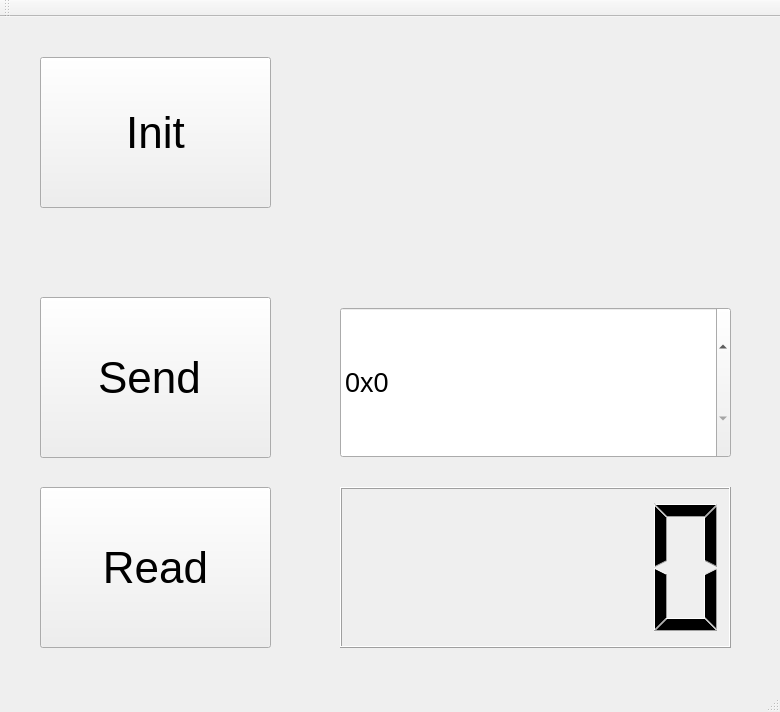
<?xml version="1.0" encoding="UTF-8"?>
<ui version="4.0">
 <class>MainWindow</class>
 <widget class="QMainWindow" name="MainWindow">
  <property name="geometry">
   <rect>
    <x>0</x>
    <y>0</y>
    <width>780</width>
    <height>712</height>
   </rect>
  </property>
  <property name="minimumSize">
   <size>
    <width>570</width>
    <height>591</height>
   </size>
  </property>
  <property name="font">
   <font>
    <pointsize>33</pointsize>
   </font>
  </property>
  <property name="windowTitle">
   <string>MainWindow</string>
  </property>
  <widget class="QWidget" name="centralWidget">
   <widget class="QSpinBox" name="spinBox">
    <property name="geometry">
     <rect>
      <x>340</x>
      <y>290</y>
      <width>391</width>
      <height>151</height>
     </rect>
    </property>
    <property name="minimumSize">
     <size>
      <width>201</width>
      <height>131</height>
     </size>
    </property>
    <property name="font">
     <font>
      <pointsize>20</pointsize>
     </font>
    </property>
    <property name="contextMenuPolicy">
     <enum>Qt::NoContextMenu</enum>
    </property>
    <property name="prefix">
     <string>0x</string>
    </property>
    <property name="maximum">
     <number>255</number>
    </property>
    <property name="displayIntegerBase">
     <number>16</number>
    </property>
   </widget>
   <widget class="QPushButton" name="pushButtonInit">
    <property name="geometry">
     <rect>
      <x>40</x>
      <y>40</y>
      <width>231</width>
      <height>151</height>
     </rect>
    </property>
    <property name="minimumSize">
     <size>
      <width>191</width>
      <height>131</height>
     </size>
    </property>
    <property name="text">
     <string>Init</string>
    </property>
   </widget>
   <widget class="QPushButton" name="pushButtonSend">
    <property name="geometry">
     <rect>
      <x>40</x>
      <y>280</y>
      <width>231</width>
      <height>161</height>
     </rect>
    </property>
    <property name="minimumSize">
     <size>
      <width>191</width>
      <height>131</height>
     </size>
    </property>
    <property name="text">
     <string>Send </string>
    </property>
   </widget>
   <widget class="QPushButton" name="pushButtonRead">
    <property name="geometry">
     <rect>
      <x>40</x>
      <y>470</y>
      <width>231</width>
      <height>161</height>
     </rect>
    </property>
    <property name="minimumSize">
     <size>
      <width>191</width>
      <height>131</height>
     </size>
    </property>
    <property name="text">
     <string>Read</string>
    </property>
   </widget>
   <widget class="QLabel" name="labelInit">
    <property name="geometry">
     <rect>
      <x>50</x>
      <y>210</y>
      <width>501</width>
      <height>41</height>
     </rect>
    </property>
    <property name="text">
     <string/>
    </property>
   </widget>
   <widget class="QLCDNumber" name="lcdNumber">
    <property name="geometry">
     <rect>
      <x>340</x>
      <y>470</y>
      <width>391</width>
      <height>161</height>
     </rect>
    </property>
    <property name="minimumSize">
     <size>
      <width>191</width>
      <height>131</height>
     </size>
    </property>
    <property name="mode">
     <enum>QLCDNumber::Hex</enum>
    </property>
   </widget>
  </widget>
  <widget class="QToolBar" name="mainToolBar">
   <attribute name="toolBarArea">
    <enum>TopToolBarArea</enum>
   </attribute>
   <attribute name="toolBarBreak">
    <bool>false</bool>
   </attribute>
  </widget>
  <widget class="QStatusBar" name="statusBar"/>
 </widget>
 <layoutdefault spacing="6" margin="11"/>
 <resources/>
 <connections/>
</ui>
